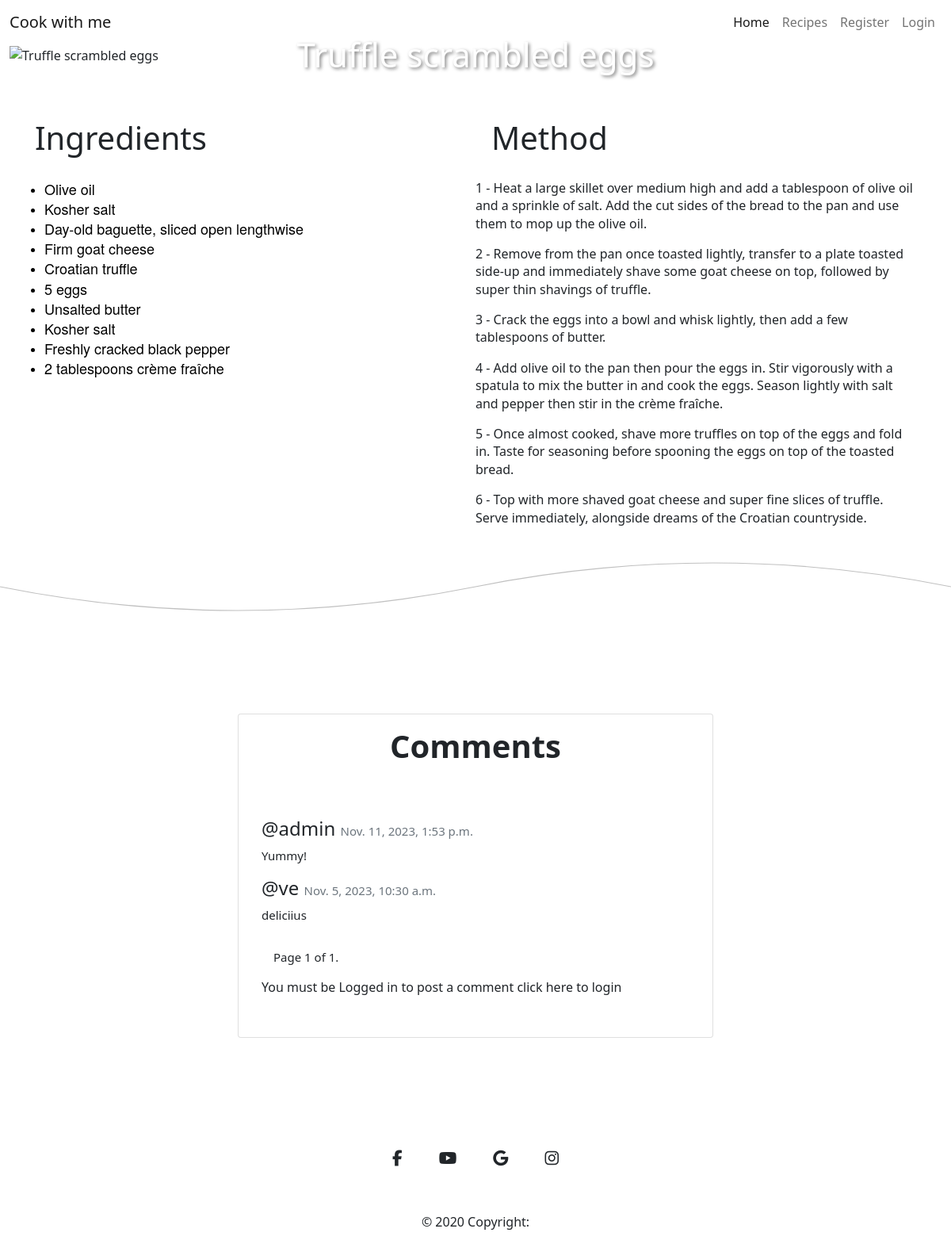
The app's page /recipes/3/ with its own data.
### cook_recipe/models.py (models this page shows, shortened)
class Recipe(models.Model):
    featured_image = CloudinaryField('image')
    recipe_image = CloudinaryField('image', null=True, blank=True)
    title = models.CharField(max_length=150, unique=True)
    created_date = models.DateTimeField(auto_now_add=True)
    content = models.TextField()
    content_method = models.TextField(default="Default content for method.")
    status = models.IntegerField(choices=STATUS, default=0)
    likes = models.ManyToManyField(User, related_name='recipes_likes', blank=True)

class Comment(models.Model):
    recipe = models.ForeignKey(Recipe, on_delete=models.CASCADE)
    user = models.ForeignKey(User, on_delete=models.CASCADE, null=True, blank=True)
    email = models.EmailField(max_length=50, blank=True, null=True)
    content_body = models.TextField(max_length=400)
    comment_approved = models.BooleanField(default=False)
    created_on = models.DateTimeField(auto_now_add=True)

### cook_recipe/views.py (the view, shortened to what this page needs)
# urls.py: path('recipes/<int:recipe_id>/', views.recipe_content, name='recipe_content'),
def recipe_content(request, recipe_id):
    recipe = get_object_or_404(Recipe, pk=recipe_id)
    comments = recipe.comment_set.all().order_by('-created_on')
    paginator = Paginator(comments, 4) # Show 4 comments per page
    page = request.GET.get('page')
    comments = paginator.get_page(page)
    form = CommentForm()
    return render(request, 'recipe_content.html', {'form':form, 'recipe':recipe, 'comments': comments})

### templates/recipe_content.html (shortened to what this page needs)
{% extends 'base.html' %}
{% load static%}
{% load crispy_forms_tags%}
{% block content %}
<div class="container-fluid flex">
    <div class="col-12 title-box">
        <img src="{{ recipe.recipe_image.url }}" alt="{{ recipe.title }}" class="img-fluid w-100">
        <h1>{{ recipe.title }}</h1>
     </div>
</div>
<div class="container-fluid row mt-5">
        <div class="col-md-6">
            <h2>Ingredients</h2>
            {{ recipe.content|safe }}
        </div>
        <div class="col-md-6">
            <h2>Method</h2>
            {{ recipe.content_method|safe }}
        </div>
</div>
<svg xmlns="http://www.w3.org/2000/svg" viewBox="0 0 1000 100" preserveAspectRatio="none">
    <path d="M0 50 Q 250 100 500 50 T 1000 50" fill="none" stroke="silver" stroke-width="1"></path>
</svg>
<div class="d-flex justify-content-center mt-100 mb-100">
    <div class="col-lg-6">
        <div class="card">
            <div class="card-body text-center">
                <h4 class="card-title fs-1">Comments</h4>
            </div>
            <div class="comment-widgets">
                <div class="d-flex flex-row comment-row m-t-0">
                    <div class="comment-text w-100">
                        {% for comment in comments %}
                             <h6 class="fs-4 mt-3">@{{ comment.user }} <span class="text-muted float-right">{{ comment.created_on }}</span></h6>
                             <span class="m-b-15 d-block">{{ comment.content_body }}</span>
                        {% endfor %}
                        <div class="pagination">
                            <span class="step-links">
                                <span class="current">
                                    Page {{ comments.number }} of {{ comments.paginator.num_pages }}.
                                </span>
                            </span>
                        </div>
                        {% if user.is_authenticated %}
                            <h3>Add a Comment</h3>
                            <form method="post">
                                {% csrf_token %}
                                {{ form|crispy }}
                                <button type="submit" class="btn btn-success btn-sm mt-5">Publish</button>
                            </form>
                        {% else %}
                            <p>You must be Logged in to post a comment <a href="{% url 'account_login' %}">click here</a> to login </p>
                        {% endif %}
                    </div>
                </div>
            </div>
        </div>
    </div>
</div>
{% endblock %}

### static/css/style.css (style rules this page uses)
* { margin: 0; padding: 0; border: 0; box-sizing: border-box; }
html, body { height: 100%; }
body { font-family: 'Montserrat', sans-serif; font-size: 16px; }
.title-box { position: relative; }
.title-box h1 { position: absolute; top: 50%; left: 50%; transform: translate(-50%, -50%); color: white; text-shadow: 2px 2px 4px rgba(0, 0, 0, 0.5); font-size: 3.5vw; }
.col-md-6 h2 { padding: 20px; font-size: 40px; }
.mt-100 { margin-top: 100px; }
.mb-100 { margin-bottom:100px; }
.card { position: relative; display: -webkit-box; display: -ms-flexbox; display: flex; -webkit-box-orient: vertical; -webkit-box-direction: normal; -ms-flex-direction: column; flex-direction: column; min-width: 0; word-wrap: break-word; background-color: #fff; background-clip: border-box ;border: 0px solid transparent; border-radius: 0px }
.card-body { -webkit-box-flex: 1; -ms-flex: 1 1 auto; flex: 1 1 auto; padding: 1.25rem; }
.card .card-title { position: relative; font-weight: 600; margin-bottom: 10px; font-size: 36px; }
.comment-widgets { position: relative; margin-bottom: 10px; }
.comment-widgets .comment-row { border-bottom: 1px solid transparent; padding: 14px; display: -webkit-box; display: -ms-flexbox; display: flex; margin: 10px 0; }
.comment-text span { font-size: 15px; }
.comment-text { padding-left: 15px; }
.m-b-15 { margin-bottom: 15px; }
.comment-text a { color: inherit; text-decoration: none; text-align: center; }
.step-links { padding: 15px; }

### records on screen
Recipe: title "Truffle scrambled eggs", content "Olive oil Kosher salt Day-old baguette, sliced open lengthwise Firm goat cheese Croatian truffle 5 eggs Unsalted butter Kosher salt Freshly cracked black pepper 2 tablespoons crème fraîche", content_method "1 - Heat a large skillet over medium high and add a tablespoon of olive oil and a sprinkle of salt. Add the cut sides of the bread to the pan and use them to mop up the olive oil. 2 - Remove from the pan once toasted lightly, transfer to a plate toasted side-up and immediately shave some goat cheese on top, followed by super thin shavings of truffle. 3 - Crack the eggs into a bowl and whisk lightly, then add a few tablespoons of butter. 4 - Add olive oil to the pan then pour the eggs in. Stir vigorously with a spatula to mix the butter in and cook the eggs. Season lightly with salt and pepper then stir in the crème fraîche. 5 - Once almost cooked, shave more truffles on top of the eggs and…"
Comment: user "admin", created_on "Nov. 11, 2023, 1:53 p.m.", content_body "Yummy!"
Comment: user "ve", created_on "Nov. 5, 2023, 10:30 a.m.", content_body "deliciius"

### other values on screen
{{ comments.number }} "1"
{{ comments.paginator.num_pages }} "1"
